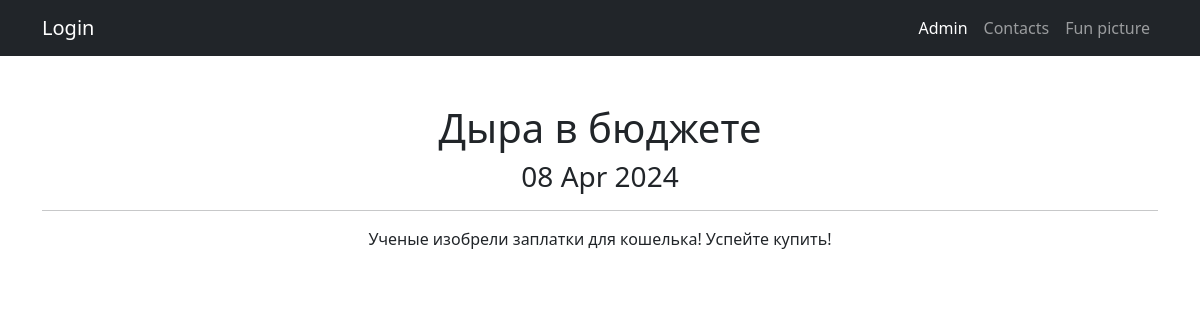
Screenshot of /news/3 with the database file from the repository.
### news/models.py (models this page shows, shortened)
class Post(models.Model):
    article = 'AR'
    news = 'NE'
    POSITIONS = [
        (article, 'Статья'),
        (news, 'Новости'),
    ]
    author = models.ForeignKey(Author, on_delete=models.CASCADE)
    news_type = models.CharField(max_length=2, choices=POSITIONS, default=article)
    post_time = models.DateTimeField(auto_now_add=True)
    title = models.CharField(max_length=255)
    text = models.TextField()
    rating = models.IntegerField(default=0)
    category = models.ManyToManyField(Category, through='PostCategory')

### news/views.py (the view)
# urls.py: path('<int:pk>', NewsDetail.as_view(), name='news_detail'),
class NewsDetail(DetailView):
    model = Post
    template_name = 'news.html'
    context_object_name = 'news'

### templates/news.html (shortened to what this page needs)
{% extends 'flatpages/default.html' %}
{% load custom_filters %}
{% block content %}
    <h1>{{ news.title|censor }}</h1>
    <h3>{{ news.post_time|date:"d M Y" }}</h3>
    <hr>
    {{ news.text|censor }}
{% endblock content %}

### rows the page displays
Post: title|censor "Дыра в бюджете", post_time "08 Apr 2024", text|censor "Ученые изобрели заплатки для кошелька! Успейте купить!"
